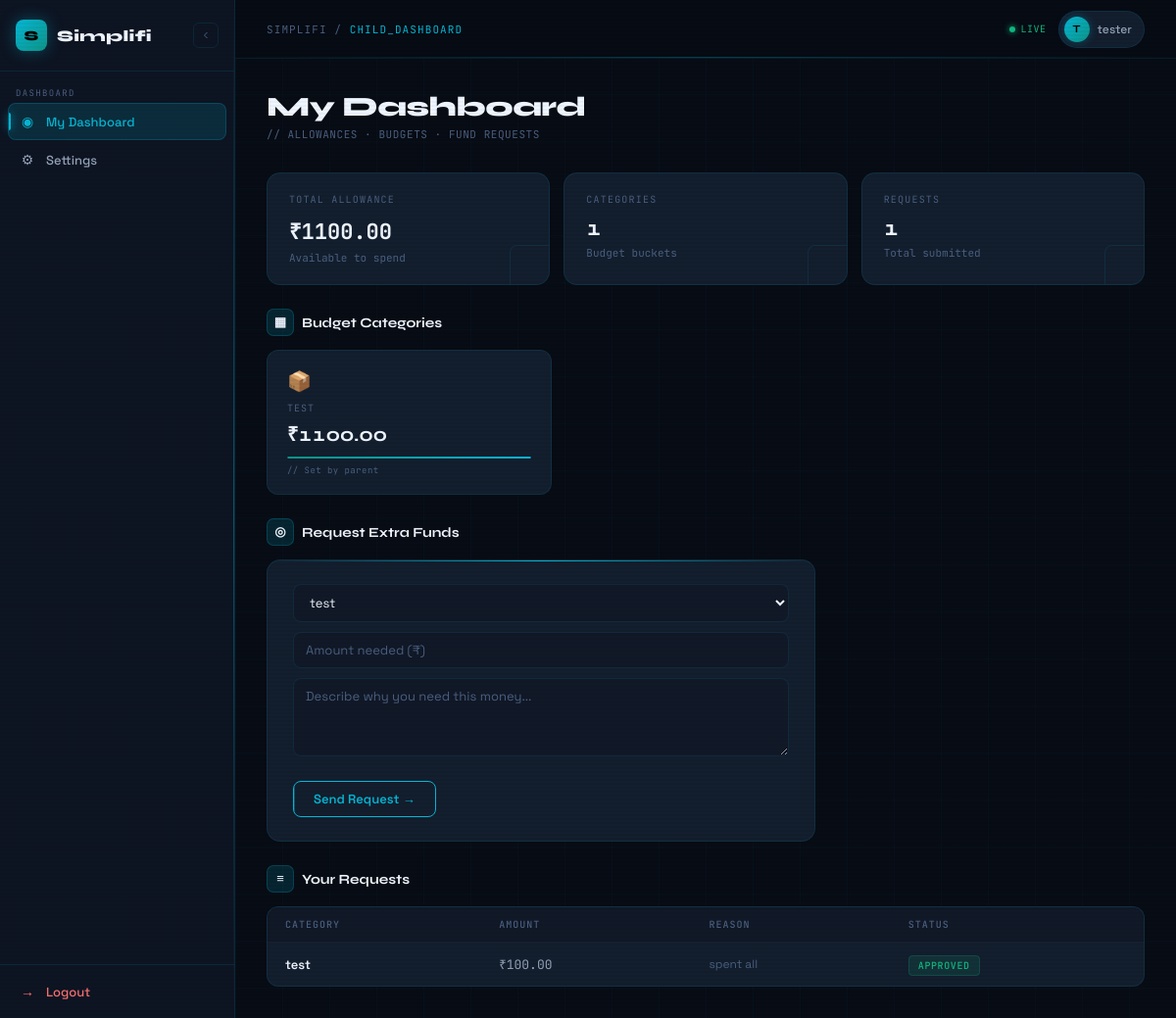
Page /children/dashboard/ (signed in) on the committed database.
### accounts/models.py (models this page shows, shortened)
class User(AbstractUser):
    ROLE_CHOICES = (
        ("parent", "Parent"),
        ("child", "Child"),
    )
    role = models.CharField(
        max_length=20,
        choices=ROLE_CHOICES,
        default="parent"
    )
    phone = models.CharField(max_length=15, blank=True)
    income_range = models.CharField(
        max_length=50,
        choices=[
            ('<5L', 'Below 5L'),
            ('5-10L', '5–10L'),
            ('10-25L', '10–25L'),
            ('25L+', '25L+'),
        ],
        blank=True
    )

### children/models.py (models this page shows, shortened)
class ChildProfile(models.Model):
    parent = models.ForeignKey(
        User,
        on_delete=models.CASCADE,
        related_name="children"
    )
    child_user = models.OneToOneField(
        User,
        on_delete=models.CASCADE,
        related_name="child_profile"
    )
    age = models.IntegerField(null=True, blank=True)
    created_at = models.DateTimeField(auto_now_add=True)
    is_active = models.BooleanField(default=True)

class ExpenseCategory(models.Model):
    child = models.ForeignKey(
        ChildProfile,
        on_delete=models.CASCADE,
        related_name="categories"
    )
    name = models.CharField(max_length=200)
    allocated_amount = models.DecimalField(
        max_digits=10,
        decimal_places=2
    )
    created_at = models.DateTimeField(auto_now_add=True)
    class Meta:
        unique_together = ("child", "name")

class FundRequest(models.Model):
    STATUS_CHOICES = [
        ("pending", "Pending"),
        ("approved", "Approved"),
        ("rejected", "Rejected"),
    ]
    child = models.ForeignKey(
        ChildProfile,
        on_delete=models.CASCADE,
        related_name="fund_requests"
    )
    category = models.ForeignKey(
        ExpenseCategory,
        on_delete=models.CASCADE
    )
    amount = models.DecimalField(
        max_digits=10,
        decimal_places=2
    )
    reason = models.TextField()
    parent_note = models.TextField(
        blank=True,
        null=True
    )
    status = models.CharField(
        max_length=20,
        choices=STATUS_CHOICES,
        default="pending"
    )
    created_at = models.DateTimeField(auto_now_add=True)
    reviewed_at = models.DateTimeField(
        null=True,
        blank=True
    )

### children/views.py (the view, shortened to what this page needs)
# urls.py: path("dashboard/", views.child_dashboard, name="child_dashboard"),
@login_required
def child_dashboard(request):
    child_profile = request.user.child_profile
    categories = child_profile.categories.all()
    fund_requests = child_profile.fund_requests.all()
    total_allowance = sum(
        category.allocated_amount for category in categories
    )
    success = None
    return render(
        request,
        "children/child_dashboard.html",
        {
            "categories": categories,
            "wallet_total": total_allowance,
            "fund_requests": fund_requests,
            "success": success
        }
    )

### children/templates/children/child_dashboard.html (shortened to what this page needs)
{% extends "accounts/dashboard.html" %}
{% block content %}
<div class="page-header">
  <div>
    <div class="page-title">My Dashboard</div>
    <div class="page-subtitle">// ALLOWANCES · BUDGETS · FUND REQUESTS</div>
  </div>
</div>
<div class="summary-strip" style="grid-template-columns:repeat(3,1fr);margin-bottom:24px;">
  <div class="stat-card delay-1">
    <div class="stat-corner"></div>
    <div class="stat-label">Total Allowance</div>
    <div class="stat-value mono">₹{{ wallet_total|floatformat:2 }}</div>
    <div class="stat-sub">Available to spend</div>
  </div>
  <div class="stat-card delay-2">
    <div class="stat-corner"></div>
    <div class="stat-label">Categories</div>
    <div class="stat-value">{{ categories.count }}</div>
    <div class="stat-sub">Budget buckets</div>
  </div>
  <div class="stat-card delay-3">
    <div class="stat-corner"></div>
    <div class="stat-label">Requests</div>
    <div class="stat-value">{{ fund_requests.count }}</div>
    <div class="stat-sub">Total submitted</div>
  </div>
</div>
<div class="section-title" style="margin-bottom:14px;">
  <div class="section-icon">▦</div>
  Budget Categories
</div>
<div class="cat-grid">
  {% for category in categories %}
  <div class="cat-card" style="animation-delay: {{ forloop.counter0 }}00ms">
    <span class="cat-icon">
      {% if "trip" in category.name|lower %}✈️
      {% elif "lunch" in category.name|lower %}🍔
      {% elif "food" in category.name|lower %}🍕
      {% elif "pocket" in category.name|lower %}💰
      {% elif "book" in category.name|lower %}📚
      {% elif "game" in category.name|lower %}🎮
      {% else %}📦{% endif %}
    </span>
    <div class="cat-name">{{ category.name }}</div>
    <div class="cat-amount">₹{{ category.allocated_amount }}</div>
    <div class="cat-bar-track">
      <div class="cat-bar-fill" style="width:100%"></div>
    </div>
    <div class="cat-sub">// Set by parent</div>
  </div>
  {% empty %}
  <div style="grid-column:1/-1;font-family:'JetBrains Mono',monospace;font-size:11px;color:var(--ink-3);padding:24px 0;">
    // No allowance assigned yet
  </div>
  {% endfor %}
</div>
<div class="section-title" style="margin-bottom:14px;margin-top:8px;">
  <div class="section-icon">◎</div>
  Request Extra Funds
</div>
<div class="request-form-card">
  <form method="POST">
    <select name="category">
      {% for cat in categories %}
      <option value="{{ cat.id }}">{{ cat.name }}</option>
      {% endfor %}
    </select>
    <input type="number" name="amount" placeholder="Amount needed (₹)" required>
    <textarea name="reason" placeholder="Describe why you need this money..."></textarea>
    <button class="submit-btn"><span>Send Request →</span></button>
  </form>
</div>
<div class="section-title" style="margin-bottom:14px;">
  <div class="section-icon">≡</div>
  Your Requests
</div>
<div class="table-wrap" style="animation: cardIn 0.5s ease 0.3s both;">
  <table>
    <thead>
      <tr>
        <th>Category</th>
        <th>Amount</th>
        <th>Reason</th>
        <th>Status</th>
      </tr>
    </thead>
    <tbody>
      {% for req in fund_requests %}
      <tr>
        <td style="color:var(--ink);font-weight:600;">{{ req.category.name }}</td>
        <td class="mono">₹{{ req.amount }}</td>
        <td style="color:var(--ink-3);font-size:12px;max-width:220px;">{{ req.reason }}</td>
        <td>
          {% if req.status == "approved" %}
            <span class="status-badge sb-approved">Approved</span>
          {% elif req.status == "rejected" %}
            <span class="status-badge sb-rejected">Rejected</span>
          {% else %}
            <span class="status-badge sb-pending">Pending</span>
          {% endif %}
        </td>
      </tr>
      {% empty %}
      <tr class="empty-row"><td colspan="4">// No requests yet</td></tr>
      {% endfor %}
    </tbody>
  </table>
</div>
{% endblock %}

### accounts/templates/accounts/dashboard.html (shortened to what this page needs)
{% load static %}
<!DOCTYPE html>
<html lang="en">
<head>
</head>
<body>
<div class="shell">
  <aside class="sidebar" id="sidebar">
    <div class="sidebar-logo">
      <div class="logo-mark" onclick="toggleSidebar()">S</div>
      <span class="logo-text">Simplifi</span>
      <button class="toggle-btn" onclick="toggleSidebar()" title="Collapse">
        <svg width="12" height="12" fill="none" stroke="currentColor" stroke-width="2" viewBox="0 0 24 24">
          <path d="M15 18l-6-6 6-6"/>
        </svg>
      </button>
    </div>
    <nav>
      {% if request.user.role == "parent" %}
        <div class="nav-section-label">Main</div>
        <a href="{% url 'dashboard_home' %}" class="nav-link {% if request.resolver_match.url_name == 'dashboard_home' %}active{% endif %}">
          <span class="nav-icon">⌂</span>
          <span class="nav-label">Home</span>
        </a>
        <a href="{% url 'finance_overview' %}" class="nav-link {% if request.resolver_match.url_name == 'finance_overview' %}active{% endif %}">
          <span class="nav-icon">◈</span>
          <span class="nav-label">Optimizer</span>
        </a>
        <a href="{% url 'transactions' %}" class="nav-link {% if request.resolver_match.url_name == 'transactions' %}active{% endif %}">
          <span class="nav-icon">⊞</span>
          <span class="nav-label">Transactions</span>
        </a>
        <a href="{% url 'goal_dashboard' %}" class="nav-link {% if request.resolver_match.url_name == 'goal_dashboard' %}active{% endif %}">
          <span class="nav-icon">◎</span>
          <span class="nav-label">Goal Planner</span>
        </a>
        <div class="nav-section-label" style="margin-top:8px;">Family</div>
        <a href="{% url 'parent_children_dashboard' %}" class="nav-link">
          <span class="nav-icon">▦</span>
          <span class="nav-label">Children Overview</span>
        </a>
        <a href="{% url 'children_list' %}" class="nav-link {% if request.resolver_match.url_name == 'children_list' %}active{% endif %}">
          <span class="nav-icon">◉</span>
          <span class="nav-label">Manage Children</span>
        </a>
        <a href="{% url 'allowance_history' %}" class="nav-link">
          <span class="nav-icon">≡</span>
          <span class="nav-label">Allowance History</span>
        </a>
        <div class="nav-section-label" style="margin-top:8px;">Account</div>
        <a href="{% url 'settings_page' %}" class="nav-link {% if request.resolver_match.url_name == 'settings_page' %}active{% endif %}">
          <span class="nav-icon">⚙</span>
          <span class="nav-label">Settings</span>
        </a>
      {% elif request.user.role == "child" %}
        <div class="nav-section-label">Dashboard</div>
        <a href="{% url 'child_dashboard' %}" class="nav-link {% if request.resolver_match.url_name == 'child_dashboard' %}active{% endif %}">
          <span class="nav-icon">◉</span>
          <span class="nav-label">My Dashboard</span>
        </a>
        <a href="{% url 'child_settings' %}" class="nav-link">
          <span class="nav-icon">⚙</span>
          <span class="nav-label">Settings</span>
        </a>
      {% endif %}
    </nav>
    <div class="sidebar-footer">
      <a href="{% url 'logout' %}" class="logout-link">
        <span class="nav-icon">→</span>
        <span class="logout-label">Logout</span>
      </a>
    </div>
  </aside>
  <div class="main" id="main">
    <div class="topbar">
      <div class="topbar-left">
        <div class="topbar-title">
          SIMPLIFI / <span>{{ request.resolver_match.url_name|upper|default:"DASHBOARD" }}</span>
        </div>
      </div>
      <div class="topbar-right">
        <div class="live-dot">
          <div class="live-pulse"></div>
          LIVE
        </div>
        <div class="user-chip">
          <div class="user-avatar">{{ request.user.username|first|upper }}</div>
          {{ request.user.username }}
        </div>
      </div>
    </div>
    <div class="content-area">
      {% block content %}{% endblock %}
    </div>
  </div>
</div>
</body>
</html>

### children/templates/children/child_dashboard.html (style rules this page uses)
.cat-grid { display: grid; grid-template-columns: repeat(3, 1fr); gap: 12px; margin-bottom: 24px; }
.cat-card { background: var(--surface); border: 1px solid var(--border); border-radius: 12px; padding: 18px 20px; position: relative; overflow: hidden; transition: border-color 0.25s, transform 0.25s; animation: cardIn 0.5s cubic-bezier(0.16,1,0.3,1) both; cursor: default; }
.cat-card::before { content: ''; position: absolute; top: 0; left: 0; right: 0; height: 1px; background: linear-gradient(90deg, transparent, var(--cyan), transparent); opacity: 0; transition: opacity 0.3s; }
.cat-icon { font-size: 20px; margin-bottom: 8px; display: block; }
.cat-name { font-family: 'JetBrains Mono', monospace; font-size: 10px; letter-spacing: 0.1em; text-transform: uppercase; color: var(--ink-3); margin-bottom: 6px; }
.cat-amount { font-family: 'Syne', sans-serif; font-size: 20px; font-weight: 700; color: var(--ink); font-variant-numeric: tabular-nums; margin-bottom: 10px; }
.cat-bar-track { height: 2px; background: var(--bg-3); border-radius: 999px; overflow: hidden; }
.cat-bar-fill { height: 100%; background: linear-gradient(90deg, var(--teal), var(--cyan)); border-radius: 999px; box-shadow: 0 0 6px var(--cyan-glow); }
.cat-sub { font-family: 'JetBrains Mono', monospace; font-size: 9px; color: var(--ink-3); margin-top: 6px; letter-spacing: 0.05em; }
.request-form-card { background: var(--surface); border: 1px solid var(--border); border-radius: 14px; padding: 24px 26px; max-width: 560px; margin-bottom: 24px; animation: cardIn 0.5s cubic-bezier(0.16,1,0.3,1) 0.2s both; position: relative; overflow: hidden; }
.request-form-card::before { content: ''; position: absolute; top: 0; left: 0; right: 0; height: 1px; background: linear-gradient(90deg, transparent, var(--cyan), transparent); }
.request-form-card select, .request-form-card input, .request-form-card textarea { width: 100%; padding: 9px 12px; border: 1px solid var(--border); border-radius: 8px; font-family: 'Space Grotesk', sans-serif; font-size: 13px; color: var(--ink); background: var(--bg-3); outline: none; transition: border-color 0.2s, box-shadow 0.2s; margin-bottom: 10px; }
.request-form-card select option, .request-form-card textarea { background: var(--bg-3); color: var(--ink); resize: vertical; min-height: 80px; }
.request-form-card input::placeholder, .request-form-card textarea::placeholder { color: var(--ink-3); }
.status-badge { font-family: 'JetBrains Mono', monospace; font-size: 10px; font-weight: 500; padding: 3px 9px; border-radius: 4px; letter-spacing: 0.06em; text-transform: uppercase; }
.sb-approved { background: rgba(16,185,129,0.12); color: var(--green); border: 1px solid rgba(16,185,129,0.2); }

### rows in the picture
User: user.username|first "T", user.username "tester"
ChildProfile: count "1"
ExpenseCategory: name "TEST", allocated_amount "1100.00"
FundRequest: category.name "test", amount "100.00", reason "spent all", status "APPROVED"

### other values in the picture
{{ request.resolver_match.url_name|upper|default:"DASHBOARD" }} "CHILD_DASHBOARD"
{{ wallet_total|floatformat:2 }} "1100.00"
{{ categories.count }} "1"
form field category "test"
